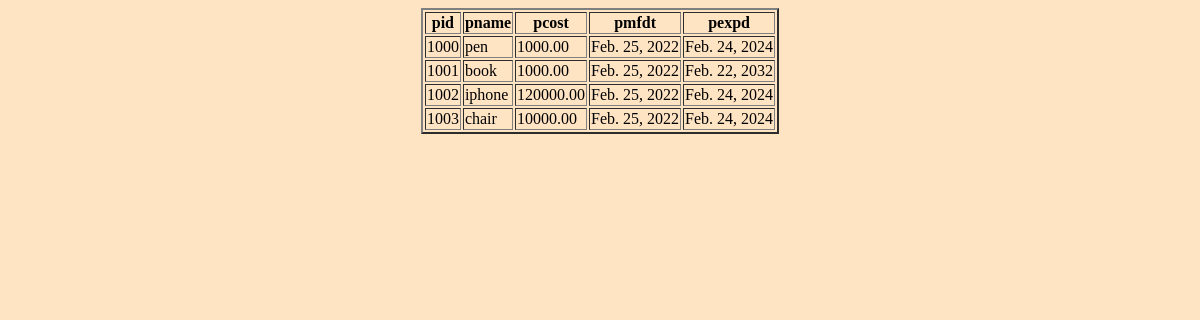
Page /modelapp/display/ on the earlier database version.
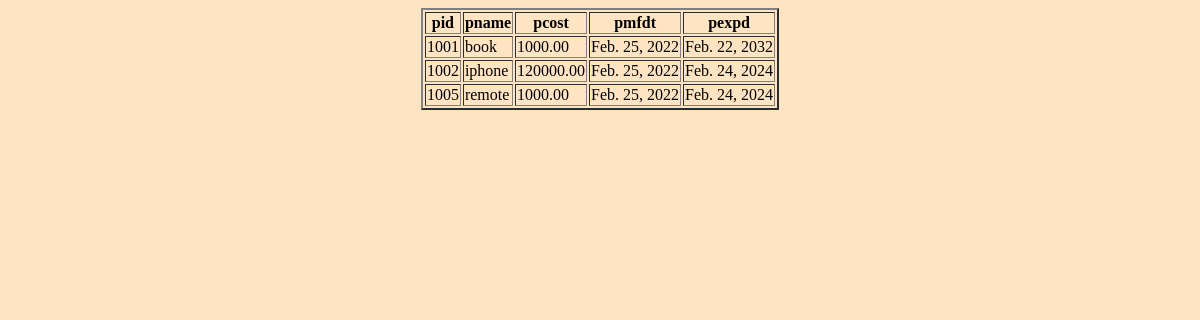
Same page on the later database version.
### modelapp/models.py (models this page shows)
class Product(models.Model):
    pid=models.IntegerField(primary_key=True)
    pname=models.CharField(max_length=20)
    pcost=models.DecimalField(max_digits=10,decimal_places=2)
    pmfdt=models.DateField()
    pexpdt=models.DateField()

### modelapp/views.py (the view)
# urls.py: path('modelapp/display/',DisplayView.as_view()),
class DisplayView(View):
    def get(self,request):
        qs=Product.objects.all()
        con_dic={"records":qs}
        return render(request,"display.html",con_dic)

### templates/display.html (shortened to what this page needs)
<!DOCTYPE html>
<html lang="en">
<head>
</head>
<body bgcolor="#ffe4c4">
<table border="2" align="center">
    <tr><th>pid</th><th>pname</th><th>pcost</th><th>pmfdt</th><th>pexpd</th></tr>
    {% for rec in records %}
    <tr><td>{{ rec.pid}}</td><td>{{ rec.pname}}</td><td>{{ rec.pcost}}</td><td>{{ rec.pmfdt}}</td><td>{{ rec.pexpdt}}</td></tr>
    {%  endfor %}
</table>
</body>
</html>

Differences in the rows shown:
removed Product: pid "1000", pname "pen", pcost "1000.00", pmfdt "Feb. 25, 2022", pexpdt "Feb. 24, 2024"
removed Product: pid "1003", pname "chair", pcost "10000.00", pmfdt "Feb. 25, 2022", pexpdt "Feb. 24, 2024"
added Product: pid "1005", pname "remote", pcost "1000.00", pmfdt "Feb. 25, 2022", pexpdt "Feb. 24, 2024"
